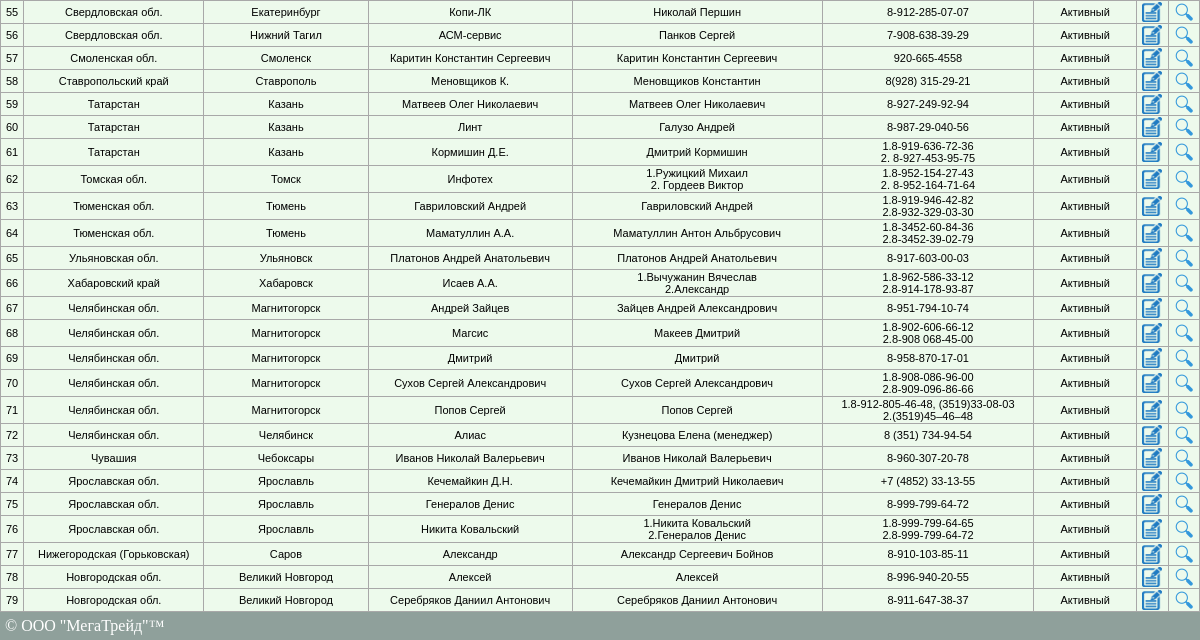
The app's page /showcontractor.php (signed in, lower part), older data.
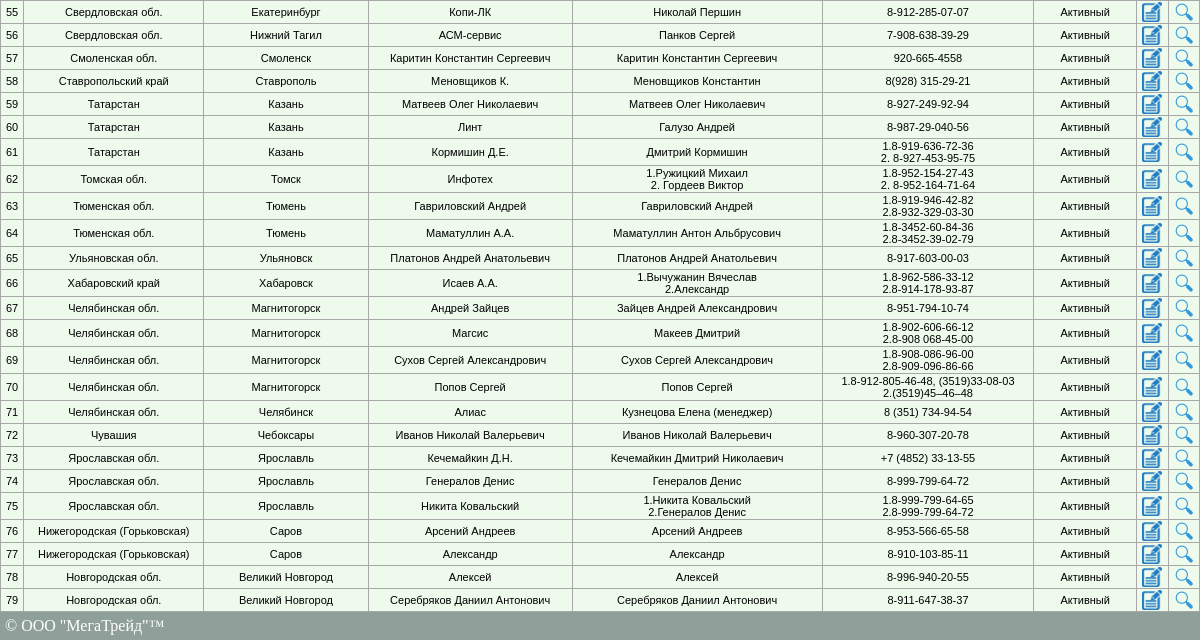
The same page, newer data.
### tables this page shows
CREATE TABLE `contractor` (
  `id_contractor` int(11) NOT NULL AUTO_INCREMENT,
  `country_id` int(6) NOT NULL,
  `region_id` int(6) NOT NULL,
  `city_id` int(6) NOT NULL,
  `org_name` varchar(80) NOT NULL,
  `status` tinyint(1) NOT NULL,
  `dogovor` varchar(60) NOT NULL,
  `method_payment` int(1) NOT NULL,
  `card_number` varchar(18) NOT NULL,
  `anketa` varchar(5) NOT NULL,
  `ownership` varchar(6) NOT NULL,
  `system_no` varchar(7) NOT NULL,
  `contact_name` varchar(250) NOT NULL,
  `passport` text NOT NULL,
  `mobile` varchar(200) NOT NULL,
  `phone` varchar(200) NOT NULL,
  `email` varchar(100) NOT NULL,
  `web` varchar(100) NOT NULL,
  `comment` text NOT NULL,
  PRIMARY KEY (`id_contractor`)
);

CREATE TABLE `region` (
  `region_id` int(10) unsigned NOT NULL AUTO_INCREMENT,
  `country_id` int(10) unsigned NOT NULL DEFAULT '0',
  `city_id` int(10) unsigned NOT NULL DEFAULT '0',
  `name` varchar(64) NOT NULL DEFAULT '',
  PRIMARY KEY (`region_id`),
  KEY `country_id` (`country_id`),
  KEY `city_id` (`city_id`)
);

CREATE TABLE `city` (
  `city_id` int(11) unsigned NOT NULL AUTO_INCREMENT,
  `country_id` int(11) unsigned NOT NULL DEFAULT '0',
  `region_id` int(10) unsigned NOT NULL DEFAULT '0',
  `name` varchar(128) NOT NULL DEFAULT '',
  PRIMARY KEY (`city_id`),
  KEY `country_id` (`country_id`),
  KEY `region_id` (`region_id`)
);

### func/db.php (called while the page is built, shortened)
<?php
function Show_Contractor($connection, $var)
{
	$search = "SELECT * FROM contractor $var ORDER BY city_id, status ASC";
    $result = $connection->query ($search);
    $rows = $result->num_rows;
    if (!$rows) return false;
    else
    {
        $array = array ();
        for ($i=0; $i<$rows; $i++)
        {
            $result->data_seek ($i);
            $row =$result->fetch_array (MYSQLI_ASSOC);
            $array["$i"] = $row;
        }
    }
    return $array;
}
function Get_Geo($connection, $id, $geo_table, $geo_row)
{
	$get_geo = "SELECT * FROM $geo_table WHERE $geo_row='$id'";
    $result = $connection->query ($get_geo);
    if ($result)
    {
        $rows = $result->fetch_array (MYSQLI_ASSOC);
    }
    if ($rows) return $rows;
    else return 0;
}
?>

### func/arrays.php (called while the page is built, shortened)
<?php
$statusedit = array("Неактивный", "Активный", "Любой");
?>

### showcontractor.php (the view, shortened to what this page needs)
<?php
require '/connection/config.php';
if(isset($_SESSION['userlevel']) AND $_SESSION['userlevel']<4)
{
require_once '/blocks/header.php';
require '/func/arrays.php';
$condition = "WHERE status = '1'";
$contrs = Show_Contractor($link, $condition);
?>
<!DOCTYPE html>
<html lang="ru">
<head>
</head>
<body>
	<div class="showcustomer">
					<table border="1" cellspacing="0">
			<?php if($contrs){
				foreach($contrs as $i => $contr) {
				?>
					<tr class="reg_text_show_tickets">
						<td align="center"><?=$i + 1?></td>
						<?php $cityname = Get_Geo($link, $contr['city_id'], 'city',  'city_id');?>
						<?php $regionname = Get_Geo($link, $cityname['region_id'], 'region',  'region_id');?>
						<td align="center"><?= $regionname['name'] ?></td>
						<td align="center"><?= $cityname['name'] ?></td>
						<td align="center"><?=$contr['org_name']?></td>
						<td align="center">
						<?php
							$contact_name_exp = explode(";", $contr['contact_name']);
							$count_contact_name = count($contact_name_exp);
							if($count_contact_name<2){
								echo $contact_name_exp[0];
							}
							else {
							for($i = 0; $i < $count_contact_name; $i++)
						{?>
							<?=($i+1).".".$contact_name_exp[$i]."<br>"?>
							<?php }}?>
						</td>
						<td align="center">
						<?php
							$mobile_exp = explode(";", html_entity_decode($contr['mobile'], ENT_QUOTES));
							$count_mobile = count($mobile_exp);
							if($count_mobile<2){
								echo $mobile_exp[0];
							}
							else {
							for($i = 0; $i < $count_mobile; $i++){?>
						<?=($i+1).".".$mobile_exp[$i]."<br>"?>
							<?php }}?>
						</td>
						<td><?=$statusedit[$contr['status']];?></td>
						<?php
							if($_SESSION['userlevel'] <= 3) { ?>
							<td align="center"><a href='/editcontr.php?edit=<?= $contr['id_contractor'] ?>' title = 'Изменить'><img src='/images/edit.png' width='20' height='20'></a></td>
						<?php	} ?>
						<td align="center"><a href='/lookcontr.php?look=<?= $contr['id_contractor'] ?>' title = 'Посмотреть'><img src='/images/lupa.png' width='20' height='20'></a></td>
					</tr>
			<?php }	}else { ?>
				<tr>
					<td colspan="8" align="center" class="date">Не добавлено ни одного подрядчика</td>
 				</tr>
			<?php } ?>
				</table>
	</div>
<div id="footer">&copy; ООО "МегаТрейд"&trade;</div>
</body>
</html>
<?php
	}
	else
	{
		header('Location: /');
}
?>

Row changes from the older to the newer data that the page shows:
no longer on this page (row edited): contractor: region.name "Челябинская обл.", city.name "Магнитогорск", org_name "Дмитрий", contact_name "Дмитрий", mobile "8-958-870-17-01", status "Активный"
now on this page (row edited): contractor: region.name "Нижегородская (Горьковская)", city.name "Саров", org_name "Арсений Андреев", contact_name "Арсений Андреев", mobile "8-953-566-65-58", status "Активный"
changed contractor (number 23 of 25 on the later page): contact_name "Александр Сергеевич Бойнов" → "Александр"
